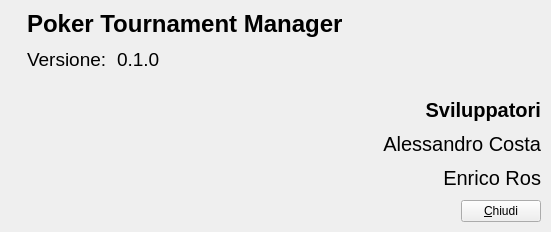
<?xml version="1.0" encoding="UTF-8"?>
<ui version="4.0">
 <class>AboutWidget</class>
 <widget class="QWidget" name="AboutWidget">
  <property name="geometry">
   <rect>
    <x>0</x>
    <y>0</y>
    <width>551</width>
    <height>232</height>
   </rect>
  </property>
  <property name="windowTitle">
   <string>Poker Tournament Manager</string>
  </property>
  <property name="windowIcon">
   <iconset resource="data.qrc">
    <normaloff>:/data/icon.svg</normaloff>:/data/icon.svg</iconset>
  </property>
  <layout class="QHBoxLayout" name="horizontalLayout_3" stretch="0,1">
   <property name="spacing">
    <number>10</number>
   </property>
   <property name="margin">
    <number>10</number>
   </property>
   <item>
    <widget class="QLabel" name="icon_label">
     <property name="maximumSize">
      <size>
       <width>200</width>
       <height>200</height>
      </size>
     </property>
     <property name="text">
      <string/>
     </property>
     <property name="textFormat">
      <enum>Qt::AutoText</enum>
     </property>
     <property name="pixmap">
      <pixmap resource="data.qrc">:/data/icon.png</pixmap>
     </property>
     <property name="scaledContents">
      <bool>true</bool>
     </property>
    </widget>
   </item>
   <item>
    <layout class="QVBoxLayout" name="verticalLayout">
     <property name="spacing">
      <number>10</number>
     </property>
     <item>
      <widget class="QLabel" name="label_2">
       <property name="font">
        <font>
         <pointsize>18</pointsize>
         <weight>75</weight>
         <bold>true</bold>
        </font>
       </property>
       <property name="text">
        <string>Poker Tournament Manager</string>
       </property>
      </widget>
     </item>
     <item>
      <layout class="QHBoxLayout" name="horizontalLayout" stretch="0,1">
       <property name="spacing">
        <number>10</number>
       </property>
       <item>
        <widget class="QLabel" name="label_3">
         <property name="font">
          <font>
           <pointsize>14</pointsize>
          </font>
         </property>
         <property name="text">
          <string>Versione:</string>
         </property>
        </widget>
       </item>
       <item>
        <widget class="QLabel" name="txt_version">
         <property name="font">
          <font>
           <pointsize>14</pointsize>
          </font>
         </property>
         <property name="text">
          <string>0.1.0</string>
         </property>
        </widget>
       </item>
      </layout>
     </item>
     <item>
      <spacer name="verticalSpacer">
       <property name="orientation">
        <enum>Qt::Vertical</enum>
       </property>
       <property name="sizeHint" stdset="0">
        <size>
         <width>20</width>
         <height>28</height>
        </size>
       </property>
      </spacer>
     </item>
     <item>
      <widget class="QLabel" name="label_4">
       <property name="font">
        <font>
         <pointsize>15</pointsize>
         <weight>75</weight>
         <bold>true</bold>
        </font>
       </property>
       <property name="text">
        <string>Sviluppatori</string>
       </property>
       <property name="alignment">
        <set>Qt::AlignRight|Qt::AlignTrailing|Qt::AlignVCenter</set>
       </property>
      </widget>
     </item>
     <item>
      <widget class="QLabel" name="label_5">
       <property name="font">
        <font>
         <pointsize>15</pointsize>
        </font>
       </property>
       <property name="text">
        <string>Alessandro Costa</string>
       </property>
       <property name="alignment">
        <set>Qt::AlignRight|Qt::AlignTrailing|Qt::AlignVCenter</set>
       </property>
      </widget>
     </item>
     <item>
      <widget class="QLabel" name="label_6">
       <property name="font">
        <font>
         <pointsize>15</pointsize>
        </font>
       </property>
       <property name="text">
        <string>Enrico Ros</string>
       </property>
       <property name="alignment">
        <set>Qt::AlignRight|Qt::AlignTrailing|Qt::AlignVCenter</set>
       </property>
      </widget>
     </item>
     <item>
      <layout class="QHBoxLayout" name="horizontalLayout_2" stretch="1,0">
       <item>
        <spacer name="horizontalSpacer">
         <property name="orientation">
          <enum>Qt::Horizontal</enum>
         </property>
         <property name="sizeHint" stdset="0">
          <size>
           <width>40</width>
           <height>20</height>
          </size>
         </property>
        </spacer>
       </item>
       <item>
        <widget class="QPushButton" name="pushButton">
         <property name="text">
          <string>&amp;Chiudi</string>
         </property>
        </widget>
       </item>
      </layout>
     </item>
    </layout>
   </item>
  </layout>
 </widget>
 <resources>
  <include location="data.qrc"/>
 </resources>
 <connections>
  <connection>
   <sender>pushButton</sender>
   <signal>clicked()</signal>
   <receiver>AboutWidget</receiver>
   <slot>close()</slot>
   <hints>
    <hint type="sourcelabel">
     <x>479</x>
     <y>206</y>
    </hint>
    <hint type="destinationlabel">
     <x>507</x>
     <y>228</y>
    </hint>
   </hints>
  </connection>
 </connections>
</ui>
